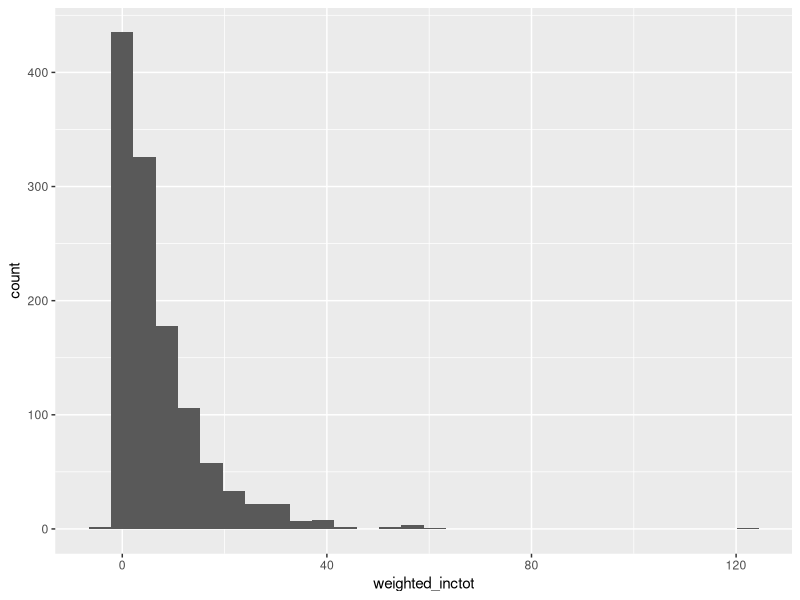
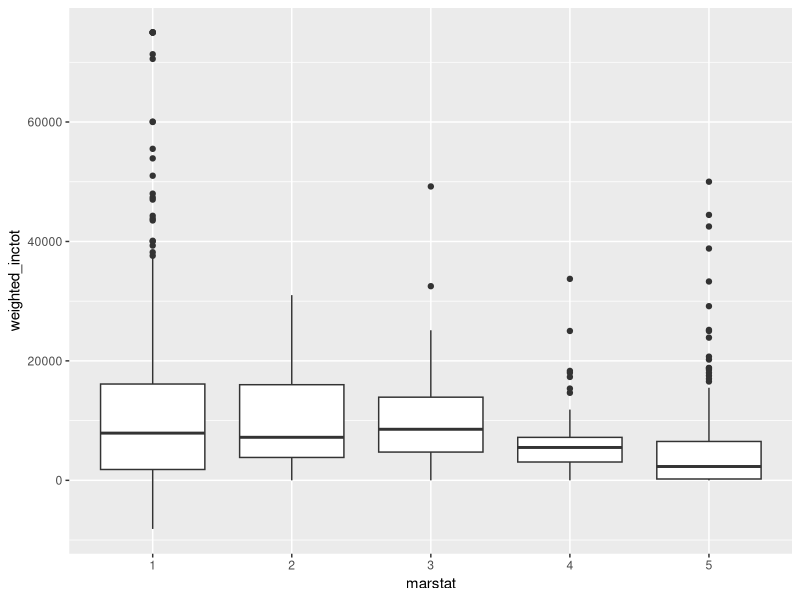
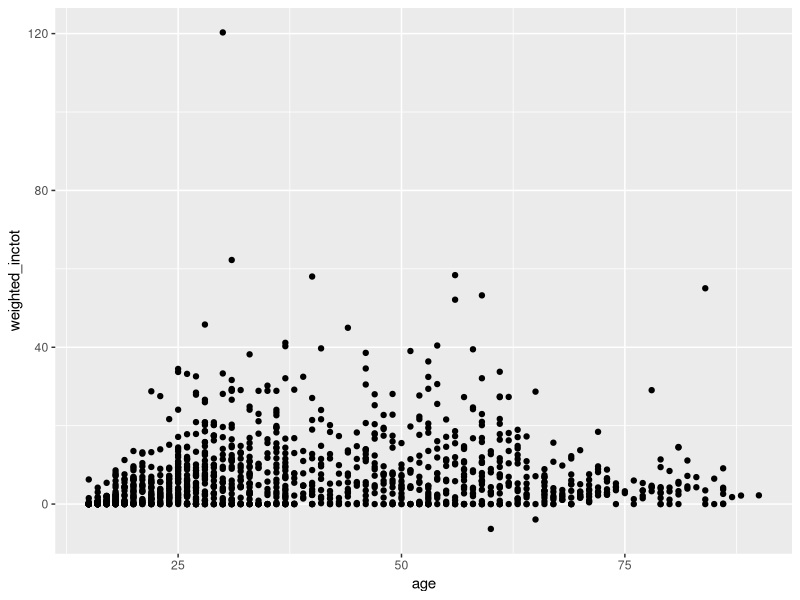
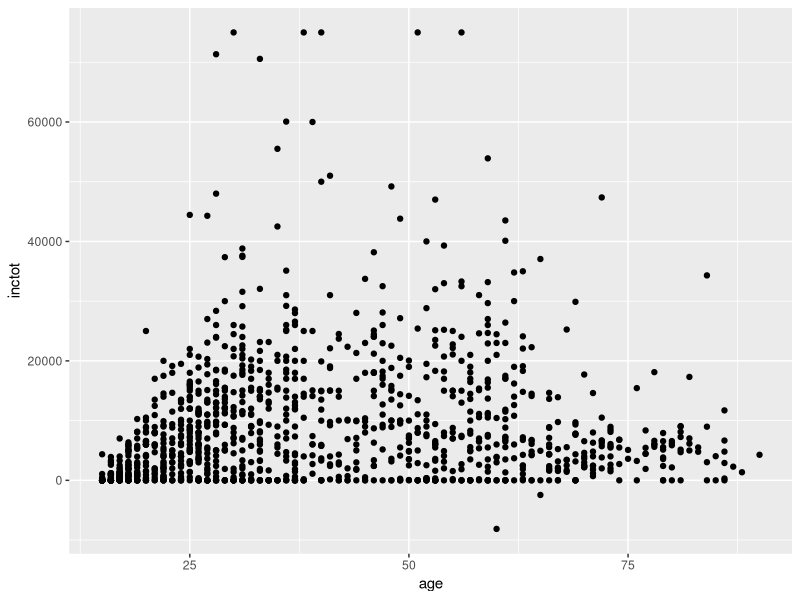

The R script that drew these images, in order:
## ---- chunk 1
knitr::opts_chunk$set(echo = TRUE)
## ---- chunk 2
library(tidyverse)
## ---- chunk 3
data <- read_csv("ipums.csv")
## ---- chunk 4
(
  prob_psu <- data %>%
    select(c(1, 2)) %>%
    group_by(stratum, psu) %>%
    summarise(n = n()) %>%
    ungroup() %>%
    group_by(stratum) %>%
    summarise(n, prob = n / sum(n))
)
## ---- chunk 5
selected_psu <- c()

for (i in 1:9) {
  a <- (i - 1) * 10 + 1
  b <- i * 10
  selected_psu <-
    append(selected_psu, sample((a:b), 2, prob = prob_psu$prob[a:b]))
}
## ---- chunk 6
get_subsample <- function(i) {
  now_data <- data %>%
    filter(psu == selected_psu[i])
  n <- now_data %>%
    count() %>%
    pull(n)
  select_sample <- sample(c(1:n), 67)
  now_data[select_sample, ]
}

final_sample <- get_subsample(1)
## ---- chunk 7
for (i in c(2:18)) {
  a_2 <- get_subsample(i)
  final_sample <- full_join(final_sample, a_2)
}
final_sample
## ---- chunk 8
(
  weight <- prob_psu %>%
    group_by(stratum) %>%
    summarise(
      prob_1 = prob,
      prob_2 = 67 / n,
      prob = prob_1 * prob_2 * 2,
      weight = 1 / prob
    ) %>%
    summarise(weight = max(weight))
)
## ---- chunk 9
final_sample %>%
  mutate(weighted_inctot = final_sample$inctot * rep(weight$weight, 1, each = 134) /
           sum(rep(weight$weight, 1, each = 134))) %>%
  ggplot() +
  geom_histogram(aes(weighted_inctot))
## ---- chunk 10
final_sample["marstat"] <- factor(final_sample$marstat)

final_sample %>%
  mutate(weighted_inctot = final_sample$inctot) %>%
  ggplot(aes(x = marstat, y = weighted_inctot)) +
  geom_boxplot()
## ---- chunk 11
final_sample %>%
  mutate(weighted_inctot = final_sample$inctot * rep(weight$weight, 1, each = 134)  /
           sum(rep(weight$weight, 1, each = 134))) %>%
  ggplot(aes(x = age, y = weighted_inctot)) +
  geom_point()

final_sample %>%
  ggplot(aes(x = age, y = inctot)) +
  geom_point()
## ---- chunk 12
sum(final_sample$inctot * rep(weight$weight, 1, each = 134)) /
  sum(rep(weight$weight, 1, each = 134))
## ---- chunk 13
(se_d <- sqrt(1206 / (1206 - 1) * (sum(
  final_sample$inctot ^ 2 * rep(weight$weight, 1, each = 134)
) /
  sum(rep(
    weight$weight, 1, each = 134
  )) -
  (
    sum(final_sample$inctot * rep(weight$weight, 1, each = 134)) /
      sum(rep(weight$weight, 1, each = 134))
  ) ^ 2)))
## ---- chunk 14
(se_p <- sqrt(1206 / (1206 - 1) * (
  sum(final_sample$inctot ^ 2 * 1206 / 53461) /
    (1206 * 1206 / 53461) -
    (sum(final_sample$inctot * 1206 / 53461) /
       ((1206 * 1206 / 53461))) ^ 2
)))
## ---- chunk 15
se_d ^ 2 / se_p ^ 2
